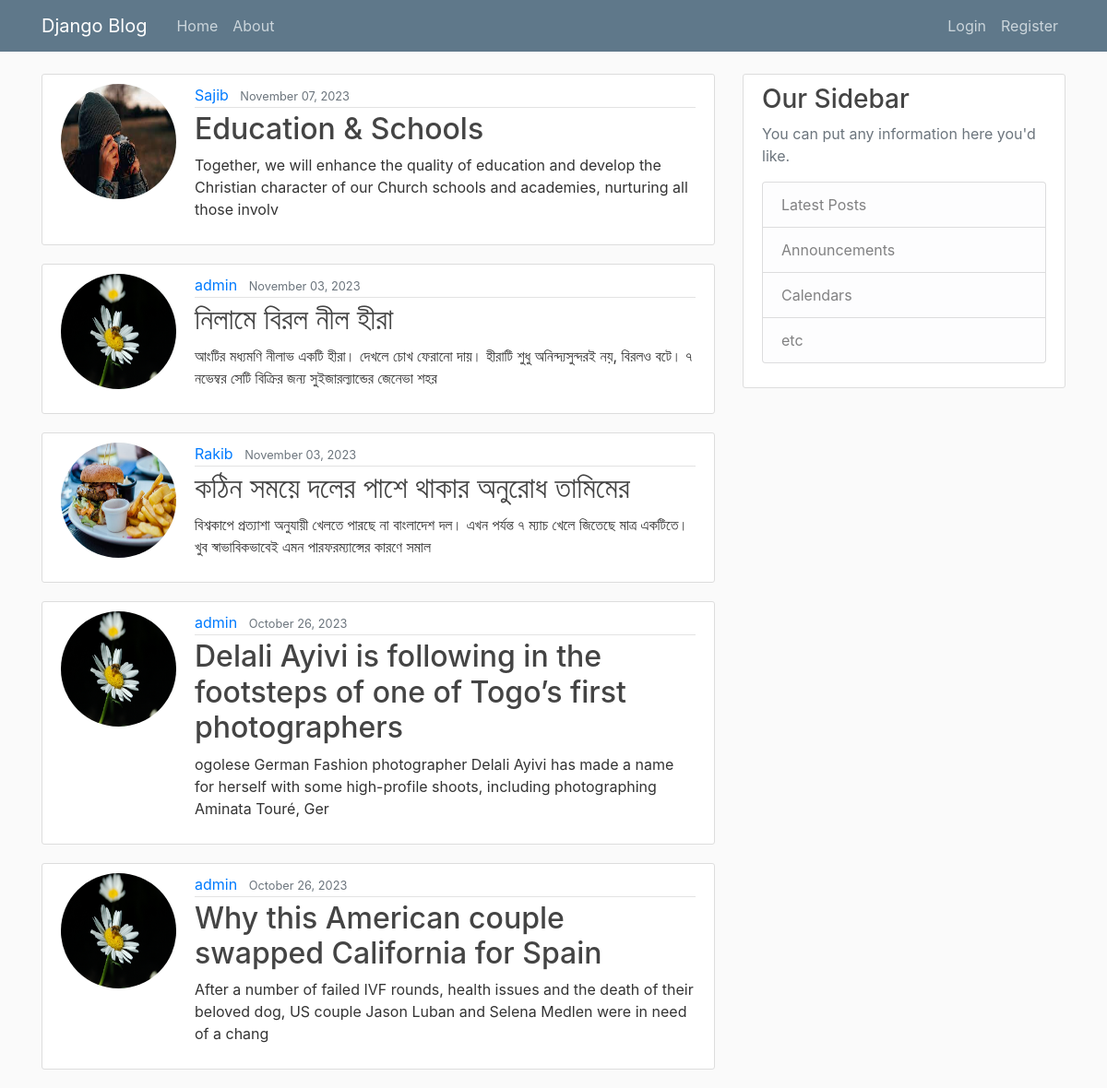
The page / on the database its author committed.
### blog/models.py (models this page shows, shortened)
class Post(models.Model):
    title = models.CharField(max_length=150)
    content = models.TextField()
    date_posted = models.DateTimeField(default=timezone.now)
    author = models.ForeignKey(User, on_delete=models.CASCADE)

### users/models.py (models this page shows)
class Profile(models.Model):
    user = models.OneToOneField(User, on_delete=models.CASCADE)
    image = models.ImageField(default='default.jpg', upload_to='profile_pics')

### blog/views.py (the view)
# urls.py: path('', PostListView.as_view(), name="blog-home"),
class PostListView(ListView):
    model = Post
    template_name = 'blog/home.html'
    context_object_name = 'posts'
    ordering = ['-date_posted']

### blog/templates/blog/home.html
{% extends "blog/base.html" %}
{% block content %}
{% for post in posts %}
<article class="media content-section">
    <img class="rounded-circle account-img" src="{{ post.author.profile.image.url }}">
    <div class="media-body">
        <div class="article-metadata">
            <a class="mr-2" href="#">{{ post.author }}</a>
            <small class="text-muted">{{ post.date_posted|date:"F d, Y" }}</small>
        </div>
        <h2><a class="article-title" href="{% url 'post-detail' post.id %}">{{ post.title }}</a></h2>
        <p class="article-content">{{ post.content|slice:":150" }}</p>
    </div>
</article>
{% endfor %}
{% endblock %}

### blog/templates/blog/base.html (shortened to what this page needs)
{% load static %}
<!DOCTYPE html>
<html lang="en">
<head>
    <link rel="stylesheet" href="https://cdn.jsdelivr.net/npm/bootstrap@4.4.1/dist/css/bootstrap.min.css"
>
    <link rel="stylesheet" type="text/css" href="{% static 'blog/main.css' %}">
</head>
<body>
<header class="site-header">
    <nav class="navbar navbar-expand-md navbar-dark bg-steel fixed-top">
        <div class="container">
            <a class="navbar-brand mr-4" href="/">Django Blog</a>
            <div class="collapse navbar-collapse" id="navbarToggle">
                <div class="navbar-nav mr-auto">
                    <a class="nav-item nav-link" href="{% url 'blog-home' %}">Home</a>
                    <a class="nav-item nav-link" href="{% url 'blog-about' %}">About</a>
                </div>
                <div class="navbar-nav">
                    {% if user.is_authenticated %}
                     <a class="nav-item nav-link" href="{% url 'post-create' %}">New Post</a>
                    <a class="nav-item nav-link" href="{% url 'profile' %}">Profile</a>
                    <a class="nav-item nav-link" href="{% url 'logout' %}">Logout</a>
                    {% else %}
                    <a class="nav-item nav-link" href="{% url 'login' %}">Login</a>
                    <a class="nav-item nav-link" href="{% url 'register' %}">Register</a>
                    {% endif %}
                </div>
            </div>
        </div>
    </nav>
</header>
<main role="main" class="container">
    <div class="row">
        <div class="col-md-8">
            {% block content %}{% endblock %}
        </div>
        <div class="col-md-4">
            <div class="content-section">
                <h3>Our Sidebar</h3>
                <p class='text-muted'>You can put any information here you'd like.
                <ul class="list-group">
                    <li class="list-group-item list-group-item-light">Latest Posts</li>
                    <li class="list-group-item list-group-item-light">Announcements</li>
                    <li class="list-group-item list-group-item-light">Calendars</li>
                    <li class="list-group-item list-group-item-light">etc</li>
                </ul>
                </p>
            </div>
        </div>
    </div>
</main>
</body>
</html>

### blog/static/blog/main.css (style rules this page uses)
body { background: #fafafa; color: #333333; margin-top: 5rem; }
h1, h2, h3, h4, h5, h6 { color: #444444; }
ul { margin: 0; }
.bg-steel { background-color: #5f788a; }
.site-header .navbar-nav .nav-link { color: #cbd5db; }
.content-section { background: #ffffff; padding: 10px 20px; border: 1px solid #dddddd; border-radius: 3px; margin-bottom: 20px; }
.article-title { color: #444444; }
.article-content { white-space: pre-line; }
.article-metadata { padding-bottom: 1px; margin-bottom: 4px; border-bottom: 1px solid #e3e3e3 }
.account-img { height: 125px; width: 125px; margin-right: 20px; margin-bottom: 16px; }

### rows shown on the page
Post: author.profile.image (picture), author "Sajib", date_posted "November 07, 2023", title "Education & Schools", content "Together, we will enhance the quality of education and develop the Christian character of our Church schools and academies, nurturing all those involv"
Post: author.profile.image (picture), author "admin", date_posted "November 03, 2023", title "নিলামে বিরল নীল হীরা", content "আংটির মধ্যমণি নীলাভ একটি হীরা। দেখলে চোখ ফেরানো দায়। হীরাটি শুধু অনিন্দ্যসুন্দরই নয়, বিরলও বটে। ৭ নভেম্বর সেটি বিক্রির জন্য সুইজারল্যান্ডের জেনেভা শহর"
Post: author.profile.image (picture), author "Rakib", date_posted "November 03, 2023", title "কঠিন সময়ে দলের পাশে থাকার অনুরোধ তামিমের", content "বিশ্বকাপে প্রত্যাশা অনুযায়ী খেলতে পারছে না বাংলাদেশ দল। এখন পর্যন্ত ৭ ম্যাচ খেলে জিতেছে মাত্র একটিতে। খুব স্বাভাবিকভাবেই এমন পারফরম্যান্সের কারণে সমাল"
Post: author.profile.image (picture), author "admin", date_posted "October 26, 2023", title "Delali Ayivi is following in the footsteps of one of Togo’s first photographers", content "ogolese German Fashion photographer Delali Ayivi has made a name for herself with some high-profile shoots, including photographing Aminata Touré, Ger"
Post: author.profile.image (picture), author "admin", date_posted "October 26, 2023", title "Why this American couple swapped California for Spain", content "After a number of failed IVF rounds, health issues and the death of their beloved dog, US couple Jason Luban and Selena Medlen were in need of a chang"
